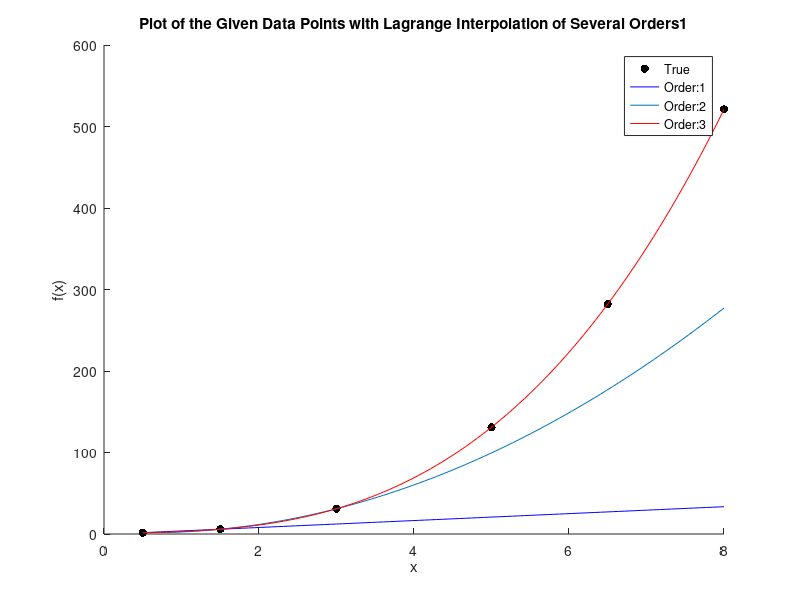

This figure's MATLAB source:
%% Program to interpolate a polynomial with different
%% orders of Lagrange interpolation function.
%% Author: Sahil Raj
%% Assignment 3 Problem 1

clc; clear all;

data = [
  0.5 1.625;
  1.5 5.875;
  3.0 31.0;
  5.0 131.0;
  6.5 282.125;
  8.0 521.0;
];

Xs = data(:,1);
Ys = data(:,2);

scatter(Xs, Ys, 'k', "filled");
xlabel("x");
ylabel("f(x)");
title("Plot of the Given Data Points with Lagrange Interpolation of Several Orders1");
hold on;

% Function to compute the Lagrange basis function value
function l = lagrangeI(X, i, k, x)
  l = 1.0;
  for j = 0:k
    if j ~= i
      l *= (x - X(j+1)) / (X(i+1) - X(j+1));
    endif
  endfor
endfunction

% Compute the interpolating function, for
% given order k, k must be at most O-1, where O is
% the order of the interpolating function
function y = Pk(Y, X, k, x)
  y = 0.0;
  for i = 0:k
    y += Y(i+1) * lagrangeI(X, i, k, x);
  endfor
endfunction


% Compute the interpolating function for any order and plot it
function interpolateNplot(Xs, Ys, N, order, color)
  xmin = min(Xs);
  xmax = max(Xs);
  xs = linspace(xmin, xmax, N);
  ys = zeros(N, 1);
  for i = 1:N
    ys(i) = Pk(Ys, Xs, order, xs(i));
  endfor
  plot(xs, ys,color);
endfunction

% Plot the interpolating function of all order
N = 100;
mord = length(Xs) - 1;
lgnds = ["True"];
colors = ['b-', 'r-', 'g-']
for i = 1:3
  interpolateNplot(Xs, Ys, N, i, colors(i));
  lgnds = [lgnds; strcat("Order: ", num2str(i))];
  % Calculate the value of f(7), for each order and print in the console
  f7 = Pk(Ys, Xs, i, 7.0);
  printf("[Order: %d] f(7) = %f\n", i, f7);
endfor

legend(lgnds);
hold off;
